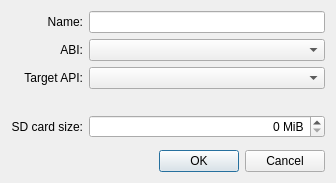
<?xml version="1.0" encoding="UTF-8"?>
<ui version="4.0">
 <class>Android::Internal::AddNewAVDDialog</class>
 <widget class="QDialog" name="Android::Internal::AddNewAVDDialog">
  <property name="geometry">
   <rect>
    <x>0</x>
    <y>0</y>
    <width>336</width>
    <height>183</height>
   </rect>
  </property>
  <property name="windowTitle">
   <string>Create new AVD</string>
  </property>
  <layout class="QVBoxLayout" name="verticalLayout">
   <item>
    <layout class="QGridLayout" name="gridLayout">
     <item row="0" column="0">
      <widget class="QLabel" name="label">
       <property name="text">
        <string>Name:</string>
       </property>
       <property name="alignment">
        <set>Qt::AlignRight|Qt::AlignTrailing|Qt::AlignVCenter</set>
       </property>
      </widget>
     </item>
     <item row="0" column="1">
      <widget class="QLineEdit" name="nameLineEdit"/>
     </item>
     <item row="1" column="0">
      <widget class="QLabel" name="label_4">
       <property name="text">
        <string>ABI:</string>
       </property>
       <property name="alignment">
        <set>Qt::AlignRight|Qt::AlignTrailing|Qt::AlignVCenter</set>
       </property>
      </widget>
     </item>
     <item row="1" column="1">
      <widget class="QComboBox" name="abiComboBox"/>
     </item>
     <item row="2" column="0">
      <widget class="QLabel" name="label_2">
       <property name="text">
        <string>Target API:</string>
       </property>
       <property name="alignment">
        <set>Qt::AlignRight|Qt::AlignTrailing|Qt::AlignVCenter</set>
       </property>
      </widget>
     </item>
     <item row="2" column="1">
      <widget class="QComboBox" name="targetComboBox"/>
     </item>
     <item row="3" column="1">
      <widget class="Utils::InfoLabel" name="warningText"/>
     </item>
     <item row="4" column="0">
      <widget class="QLabel" name="label_3">
       <property name="text">
        <string>SD card size:</string>
       </property>
       <property name="alignment">
        <set>Qt::AlignRight|Qt::AlignTrailing|Qt::AlignVCenter</set>
       </property>
      </widget>
     </item>
     <item row="4" column="1">
      <widget class="QSpinBox" name="sizeSpinBox">
       <property name="alignment">
        <set>Qt::AlignRight|Qt::AlignTrailing|Qt::AlignVCenter</set>
       </property>
       <property name="suffix">
        <string> MiB</string>
       </property>
       <property name="minimum">
        <number>0</number>
       </property>
       <property name="maximum">
        <number>9999999</number>
       </property>
       <property name="value">
        <number>0</number>
       </property>
      </widget>
     </item>
    </layout>
   </item>
   <item>
    <spacer name="verticalSpacer">
     <property name="orientation">
      <enum>Qt::Vertical</enum>
     </property>
     <property name="sizeHint" stdset="0">
      <size>
       <width>20</width>
       <height>20</height>
      </size>
     </property>
    </spacer>
   </item>
   <item>
    <widget class="QDialogButtonBox" name="buttonBox">
     <property name="orientation">
      <enum>Qt::Horizontal</enum>
     </property>
     <property name="standardButtons">
      <set>QDialogButtonBox::Cancel|QDialogButtonBox::Ok</set>
     </property>
    </widget>
   </item>
  </layout>
 </widget>
 <customwidgets>
  <customwidget>
   <class>Utils::InfoLabel</class>
   <extends>QLabel</extends>
   <header location="global">utils/infolabel.h</header>
  </customwidget>
 </customwidgets>
 <resources/>
 <connections>
  <connection>
   <sender>buttonBox</sender>
   <signal>accepted()</signal>
   <receiver>Android::Internal::AddNewAVDDialog</receiver>
   <slot>accept()</slot>
   <hints>
    <hint type="sourcelabel">
     <x>222</x>
     <y>134</y>
    </hint>
    <hint type="destinationlabel">
     <x>157</x>
     <y>148</y>
    </hint>
   </hints>
  </connection>
  <connection>
   <sender>buttonBox</sender>
   <signal>rejected()</signal>
   <receiver>Android::Internal::AddNewAVDDialog</receiver>
   <slot>reject()</slot>
   <hints>
    <hint type="sourcelabel">
     <x>245</x>
     <y>140</y>
    </hint>
    <hint type="destinationlabel">
     <x>249</x>
     <y>148</y>
    </hint>
   </hints>
  </connection>
 </connections>
</ui>
